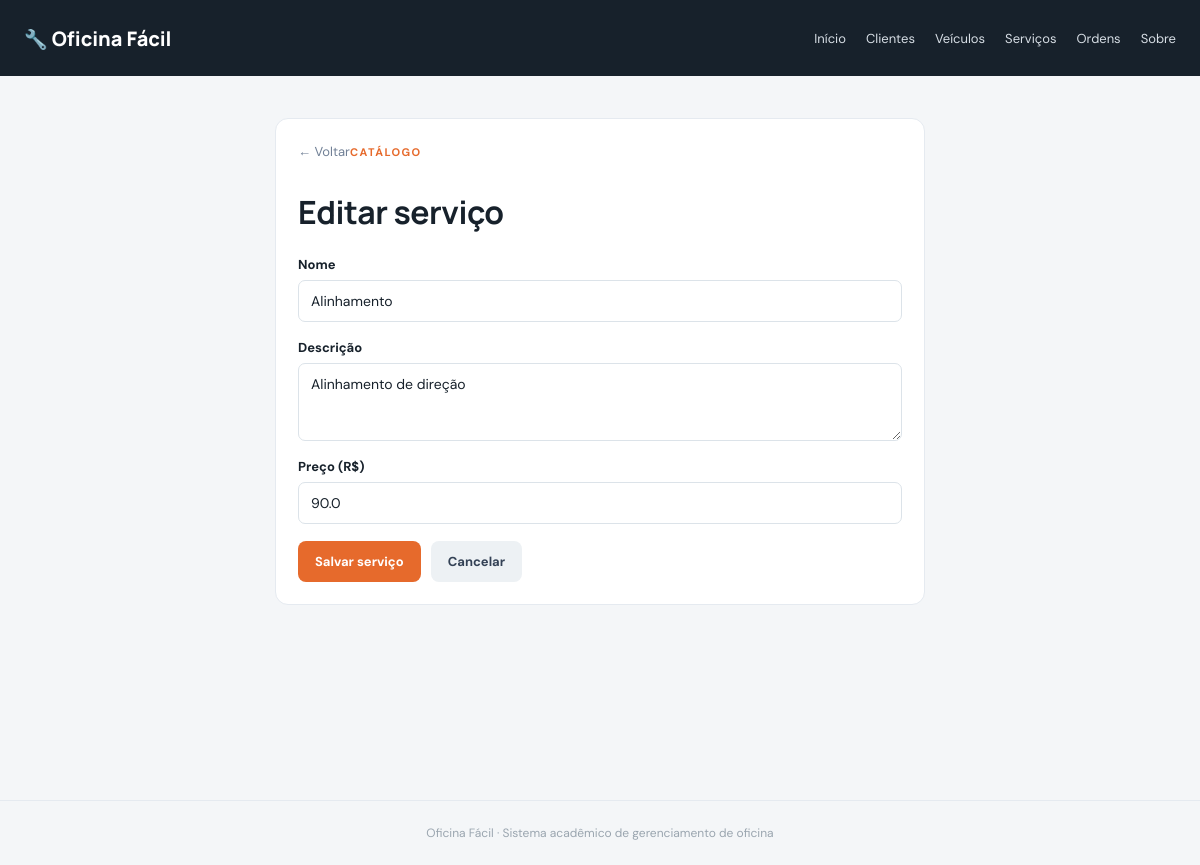
The page /servicos/2/editar on the database its author committed.
### tables this page shows
CREATE TABLE servicos (
    id_servico INTEGER PRIMARY KEY AUTOINCREMENT,
    nome       TEXT NOT NULL UNIQUE CHECK (length(trim(nome)) > 0),
    descricao  TEXT,
    preco      REAL NOT NULL CHECK (preco >= 0),
    created_at TEXT NOT NULL DEFAULT CURRENT_TIMESTAMP
);

### app.py (the view, shortened to what this page needs)
    @app.route("/servicos/<int:id_servico>/editar", methods=["GET", "POST"])
    def editar_servico(id_servico):
        servico = sql.buscar_servico(id_servico) or abort(404)
        return render_template("form_servico.html", servico=servico, valores={})

### db_sql.py (called while the page is built)
def get_db():
    if "db" not in g:
        g.db = sqlite3.connect(current_app.config["DATABASE"])
        g.db.row_factory = sqlite3.Row
        g.db.execute("PRAGMA foreign_keys = ON")
    return g.db

def buscar_servico(id_servico):
    return get_db().execute(
        "SELECT * FROM servicos WHERE id_servico = ?", (id_servico,)
    ).fetchone()

### templates/form_servico.html (shortened to what this page needs)
{% extends "base.html" %}
{% block content %}
<section class="panel narrow"><a class="back" href="{{ url_for('servicos') }}">← Voltar</a><span class="eyebrow">CATÁLOGO</span><h1>{{ 'Editar serviço' if servico else 'Novo serviço' }}</h1>
<form method="post" class="form"><label>Nome<input name="nome" required maxlength="100" value="{{ valores.get('nome', servico.nome if servico else '') }}"></label>
<label>Descrição<textarea name="descricao" rows="3">{{ valores.get('descricao', servico.descricao if servico else '') }}</textarea></label>
<label>Preço (R$)<input name="preco" type="number" min="0" step="0.01" required value="{{ valores.get('preco', servico.preco if servico else '') }}"></label>
<div class="form-actions"><button class="button" type="submit">Salvar serviço</button><a class="button secondary" href="{{ url_for('servicos') }}">Cancelar</a></div></form></section>
{% endblock %}

### static/style.css (style rules this page uses)
:root { --bg:#f4f6f8;--surface:#fff;--ink:#17212b;--muted:#718096;--line:#e5eaf0;--accent:#e66a2c;--accent-dark:#c94f18;--nav:#17212b;--good:#237344;--bad:#a43d2c }
* { box-sizing:border-box }
body { margin:0;background:var(--bg);color:var(--ink);font-family:'DM Sans',sans-serif;font-size:15px }
h1,h2 { font-family:Manrope,sans-serif;letter-spacing:-.5px }
h1 { font-size:32px;margin:8px 0 }
.eyebrow { color:var(--accent);font-size:11px;font-weight:700;letter-spacing:1.5px }
.metric,.panel { background:var(--surface);border:1px solid var(--line);border-radius:13px;padding:22px }
.panel { margin-bottom:22px }
.button { display:inline-block;background:var(--accent);color:#fff;border:0;border-radius:8px;padding:12px 17px;text-decoration:none;font:700 13px 'DM Sans',sans-serif;cursor:pointer;white-space:nowrap }
.button.secondary { background:#edf1f4;color:#334155 }
.narrow { max-width:650px;margin:0 auto }
.form { display:grid;gap:17px;margin-top:22px }
.form label { display:grid;gap:7px;font-size:13px;font-weight:700 }
.form input,.form select,.form textarea,.inline-form select,.filter-form select,.status-editor select { width:100%;padding:11px 12px;border:1px solid #dce3e9;border-radius:7px;font:14px 'DM Sans',sans-serif;background:#fff;color:var(--ink) }
.form-actions { display:flex;gap:10px;align-items:center;flex-wrap:wrap }
.back { display:inline-block;margin-bottom:22px;color:var(--muted);text-decoration:none;font-size:13px }

### rows shown on the page
servicos: nome "Alinhamento", descricao "Alinhamento de direção", preco "90.0"

### other values the page prints
{{ 'Editar serviço' if servico else 'Novo serviço' }} "Editar serviço"
